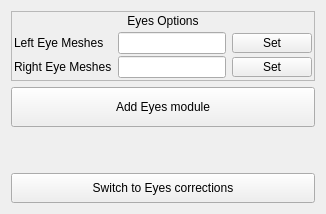
             <widget class="QWidget" name="page_2_eyes">
              <layout class="QVBoxLayout" name="verticalLayout_90">
               <item>
                <widget class="QFrame" name="frame_26">
                 <property name="frameShape">
                  <enum>QFrame::StyledPanel</enum>
                 </property>
                 <property name="frameShadow">
                  <enum>QFrame::Plain</enum>
                 </property>
                 <layout class="QVBoxLayout" name="verticalLayout_88">
                  <property name="spacing">
                   <number>4</number>
                  </property>
                  <property name="leftMargin">
                   <number>2</number>
                  </property>
                  <property name="topMargin">
                   <number>2</number>
                  </property>
                  <property name="rightMargin">
                   <number>2</number>
                  </property>
                  <property name="bottomMargin">
                   <number>2</number>
                  </property>
                  <item>
                   <widget class="QLabel" name="commonOptions_label_6">
                    <property name="text">
                     <string>Eyes Options</string>
                    </property>
                    <property name="alignment">
                     <set>Qt::AlignCenter</set>
                    </property>
                   </widget>
                  </item>
                  <item>
                   <widget class="QFrame" name="commonOptions_groupFrame_4">
                    <property name="frameShape">
                     <enum>QFrame::NoFrame</enum>
                    </property>
                    <property name="frameShadow">
                     <enum>QFrame::Raised</enum>
                    </property>
                    <layout class="QVBoxLayout" name="verticalLayout_89">
                     <property name="spacing">
                      <number>6</number>
                     </property>
                     <property name="leftMargin">
                      <number>0</number>
                     </property>
                     <property name="topMargin">
                      <number>0</number>
                     </property>
                     <property name="rightMargin">
                      <number>0</number>
                     </property>
                     <property name="bottomMargin">
                      <number>0</number>
                     </property>
                     <item>
                      <layout class="QGridLayout" name="gridLayout_11">
                       <property name="topMargin">
                        <number>0</number>
                       </property>
                       <property name="bottomMargin">
                        <number>0</number>
                       </property>
                       <property name="horizontalSpacing">
                        <number>6</number>
                       </property>
                       <property name="verticalSpacing">
                        <number>2</number>
                       </property>
                       <item row="0" column="0">
                        <widget class="QLabel" name="moduleName_label_5">
                         <property name="text">
                          <string>Left Eye Meshes</string>
                         </property>
                        </widget>
                       </item>
                       <item row="1" column="1">
                        <widget class="QLineEdit" name="moduleName_lineEdit_3">
                         <property name="enabled">
                          <bool>true</bool>
                         </property>
                         <property name="readOnly">
                          <bool>true</bool>
                         </property>
                        </widget>
                       </item>
                       <item row="1" column="2">
                        <widget class="QPushButton" name="setHeadController_btn">
                         <property name="sizePolicy">
                          <sizepolicy hsizetype="Fixed" vsizetype="Fixed">
                           <horstretch>0</horstretch>
                           <verstretch>0</verstretch>
                          </sizepolicy>
                         </property>
                         <property name="minimumSize">
                          <size>
                           <width>80</width>
                           <height>0</height>
                          </size>
                         </property>
                         <property name="maximumSize">
                          <size>
                           <width>80</width>
                           <height>20</height>
                          </size>
                         </property>
                         <property name="text">
                          <string>Set</string>
                         </property>
                         <property name="checkable">
                          <bool>false</bool>
                         </property>
                        </widget>
                       </item>
                       <item row="1" column="0">
                        <widget class="QLabel" name="name_label_5">
                         <property name="font">
                          <font>
                           <weight>50</weight>
                           <bold>false</bold>
                          </font>
                         </property>
                         <property name="text">
                          <string>Right Eye Meshes</string>
                         </property>
                        </widget>
                       </item>
                       <item row="0" column="2">
                        <widget class="QPushButton" name="setFaceMesh_btn_2">
                         <property name="enabled">
                          <bool>true</bool>
                         </property>
                         <property name="sizePolicy">
                          <sizepolicy hsizetype="Fixed" vsizetype="Fixed">
                           <horstretch>0</horstretch>
                           <verstretch>0</verstretch>
                          </sizepolicy>
                         </property>
                         <property name="minimumSize">
                          <size>
                           <width>80</width>
                           <height>0</height>
                          </size>
                         </property>
                         <property name="maximumSize">
                          <size>
                           <width>80</width>
                           <height>20</height>
                          </size>
                         </property>
                         <property name="text">
                          <string>Set</string>
                         </property>
                         <property name="checkable">
                          <bool>false</bool>
                         </property>
                        </widget>
                       </item>
                       <item row="0" column="1">
                        <widget class="QLineEdit" name="moduleType_lineEdit_3">
                         <property name="enabled">
                          <bool>true</bool>
                         </property>
                         <property name="readOnly">
                          <bool>true</bool>
                         </property>
                        </widget>
                       </item>
                      </layout>
                     </item>
                    </layout>
                   </widget>
                  </item>
                 </layout>
                </widget>
               </item>
               <item>
                <widget class="QPushButton" name="setHeadController_btn_7">
                 <property name="sizePolicy">
                  <sizepolicy hsizetype="Fixed" vsizetype="Fixed">
                   <horstretch>0</horstretch>
                   <verstretch>0</verstretch>
                  </sizepolicy>
                 </property>
                 <property name="minimumSize">
                  <size>
                   <width>0</width>
                   <height>40</height>
                  </size>
                 </property>
                 <property name="maximumSize">
                  <size>
                   <width>10000</width>
                   <height>40</height>
                  </size>
                 </property>
                 <property name="text">
                  <string>Add Eyes module</string>
                 </property>
                 <property name="checkable">
                  <bool>false</bool>
                 </property>
                </widget>
               </item>
               <item>
                <spacer name="verticalSpacer_18">
                 <property name="orientation">
                  <enum>Qt::Vertical</enum>
                 </property>
                 <property name="sizeHint" stdset="0">
                  <size>
                   <width>20</width>
                   <height>40</height>
                  </size>
                 </property>
                </spacer>
               </item>
               <item>
                <widget class="QPushButton" name="switchToEyes_btn">
                 <property name="enabled">
                  <bool>true</bool>
                 </property>
                 <property name="sizePolicy">
                  <sizepolicy hsizetype="Fixed" vsizetype="Fixed">
                   <horstretch>0</horstretch>
                   <verstretch>0</verstretch>
                  </sizepolicy>
                 </property>
                 <property name="minimumSize">
                  <size>
                   <width>80</width>
                   <height>30</height>
                  </size>
                 </property>
                 <property name="maximumSize">
                  <size>
                   <width>10000</width>
                   <height>30</height>
                  </size>
                 </property>
                 <property name="text">
                  <string>Switch to Eyes corrections</string>
                 </property>
                 <property name="checkable">
                  <bool>false</bool>
                 </property>
                </widget>
               </item>
              </layout>
             </widget>
